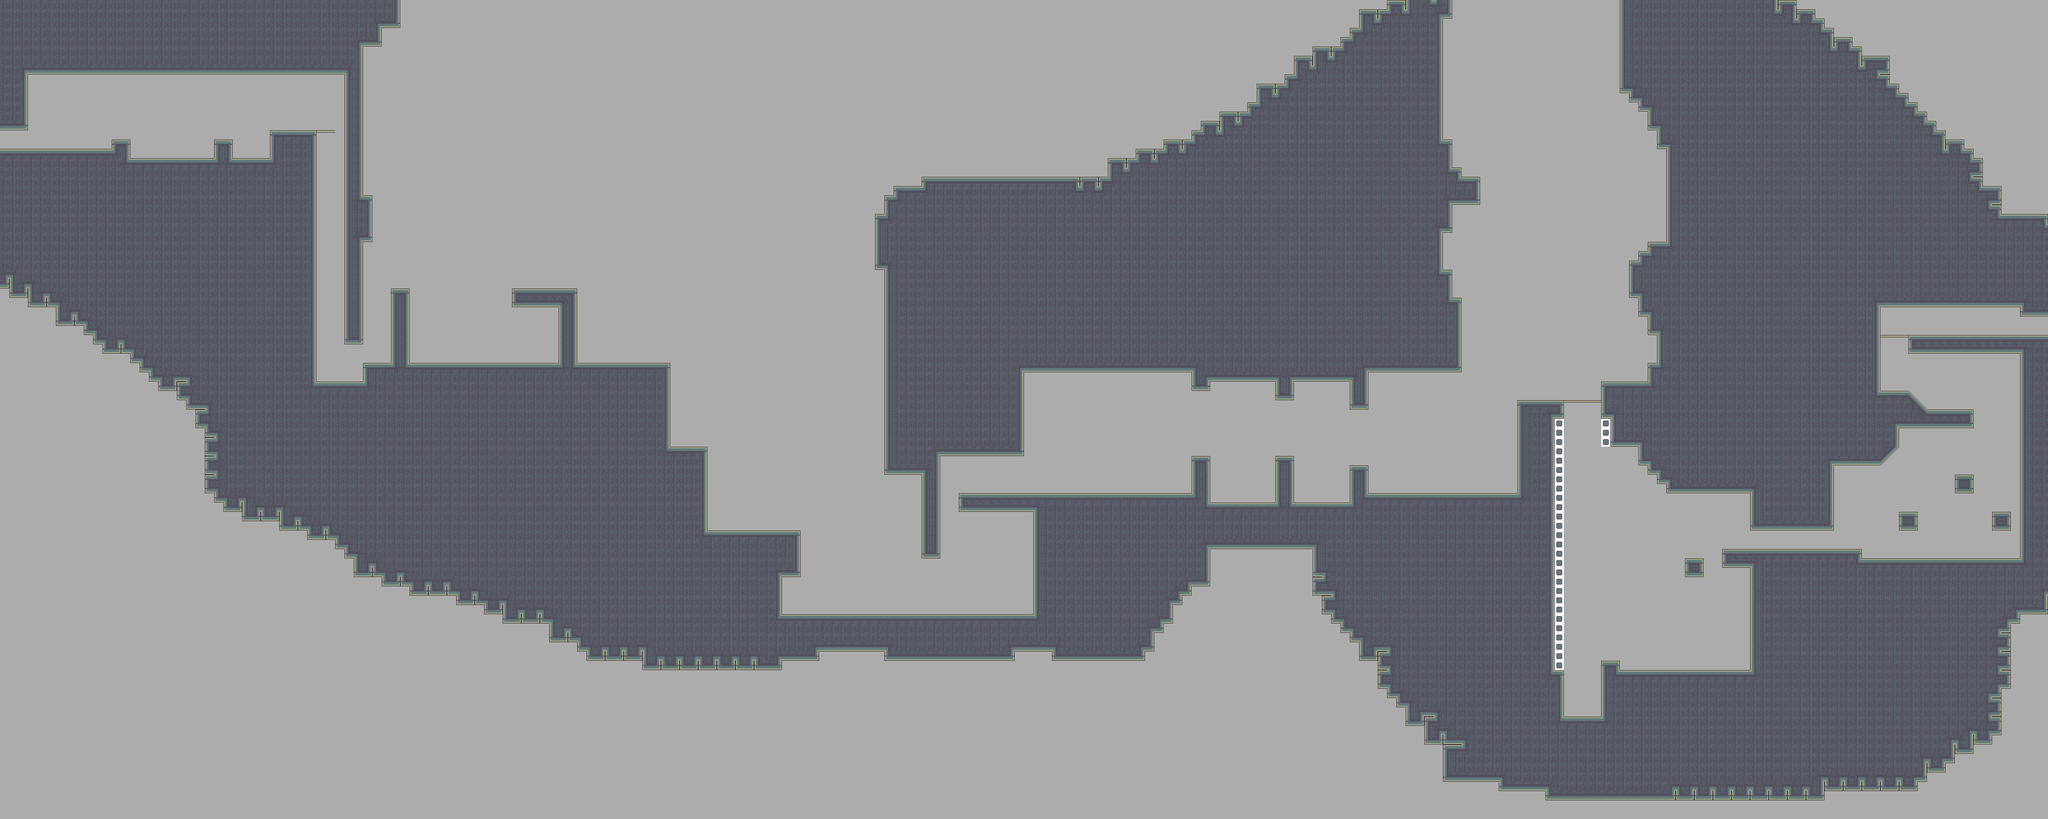

This game map was drawn from its Tiled (.tmx) file and the tilesets committed beside it. A one-line description and the trimmed map source follow:
An orthogonal 220x88 tile map with 16x16 px tiles, 1 tile layer (Tile Layer 1), 1 hidden layer not drawn.

<map version="1.0" orientation="orthogonal" renderorder="right-down" width="220" height="88" tilewidth="16" tileheight="16" backgroundcolor="#acacac" nextobjectid="1">
 <tileset firstgid="1" name="0_GAUNTLET_SHORE" tilewidth="16" tileheight="16" tilecount="600" columns="20">
  <image source="../../../tileset/0_GAUNTLET_SHORE.png" width="320" height="480" />
  <terraintypes>
   <terrain name="Basic" tile="-1" />
   <terrain name="Thin_V" tile="-1" />
   <terrain name="Thin_H" tile="-1" />
   <terrain name="Eraser" tile="-1" />
  </terraintypes>
  <tile id="8" terrain=",,,3" />
  <tile id="9" terrain=",,3,3" />
  <tile id="10" terrain=",,3," />
  <tile id="11" terrain="3,3,3," />
  <tile id="12" terrain="3,3,,3" />
  <tile id="28" terrain=",3,,3" />
  <tile id="29" terrain="3,3,3,3" />
  <tile id="30" terrain="3,,3," />
  <tile id="31" terrain="3,,3,3" />
  <tile id="32" terrain=",3,3,3" />
  <tile id="48" terrain=",3,," />
  <tile id="49" terrain="3,3,," />
  <tile id="50" terrain="3,,," />
  <tile id="80" terrain=",,,0" />
  <tile id="81" terrain=",,0,0" />
  <tile id="82" terrain=",,0," />
  <tile id="88" terrain=",,,1" />
  <tile id="89" terrain=",,1,1" />
  <tile id="90" terrain=",,1," />
  <tile id="92" terrain=",,,2" />
  <tile id="93" terrain=",,2,2" />
  <tile id="94" terrain=",,2," />
  <tile id="100" terrain=",0,,0" />
  <tile id="101" terrain="0,0,0,0" />
  <tile id="102" terrain="0,,0," />
  <tile id="105" terrain="0,0,0," />
  <tile id="106" terrain="0,0,,0" />
  <tile id="108" terrain=",1,,1" />
  <tile id="109" terrain="1,1,1,1" />
  <tile id="110" terrain="1,,1," />
  <tile id="112" terrain=",2,,2" />
  <tile id="113" terrain="2,2,2,2" />
  <tile id="114" terrain="2,,2," />
  <tile id="120" terrain=",0,," />
  <tile id="121" terrain="0,0,," />
  <tile id="122" terrain="0,,," />
  <tile id="125" terrain="0,,0,0" />
  <tile id="126" terrain=",0,0,0" />
  <tile id="128" terrain=",1,," />
  <tile id="129" terrain="1,1,," />
  <tile id="130" terrain="1,,," />
  <tile id="132" terrain=",2,," />
  <tile id="133" terrain="2,2,," />
  <tile id="134" terrain="2,,," />
 </tileset>
 <imagelayer name="Image Layer 1" visible="0">
  <image source="../../../../_noncrypt_assets/pngexports/SHORE_G2.png" />
 </imagelayer>
 <layer name="Tile Layer 1" width="220" height="88" opacity="0.9">
  <data>[19360 cells, 8580 non-empty, 19 distinct tile ids]</data>
 </layer>
</map>
